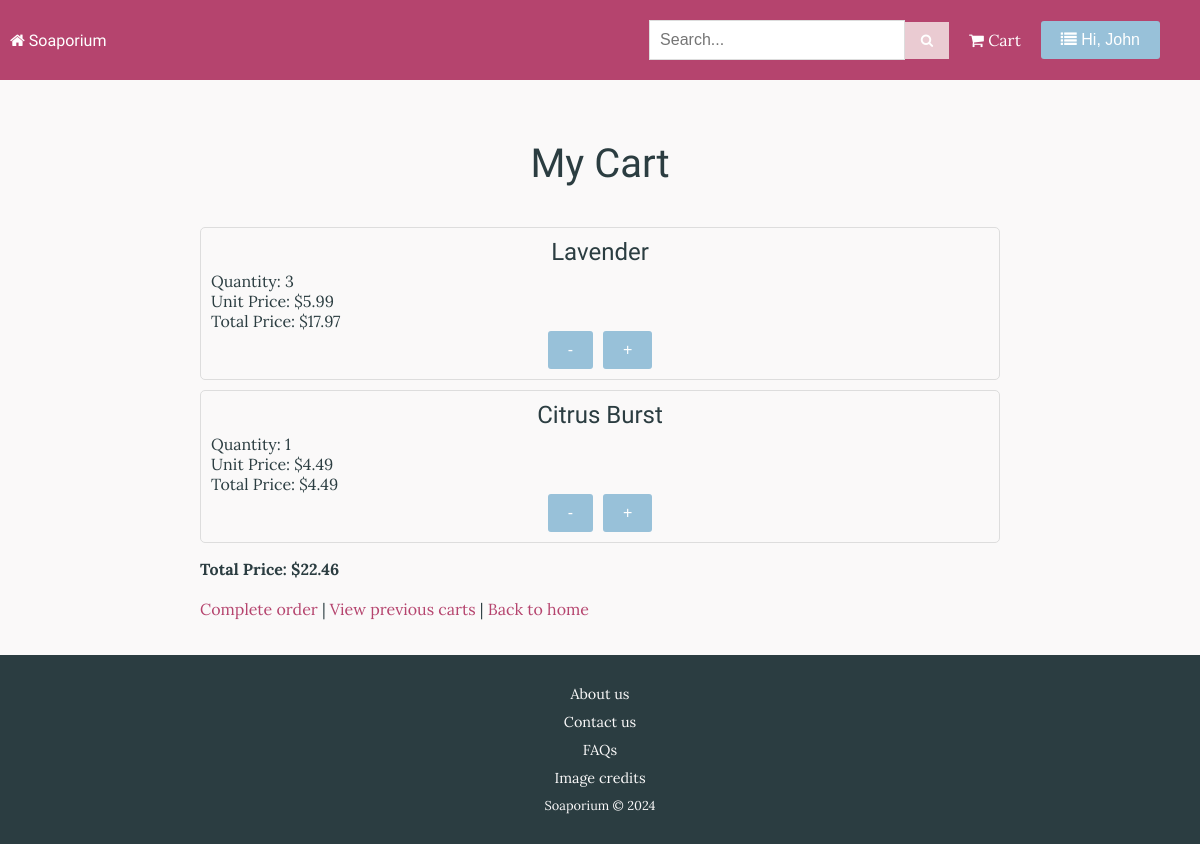
The page /view_current_cart (signed in) on the database as committed earlier.
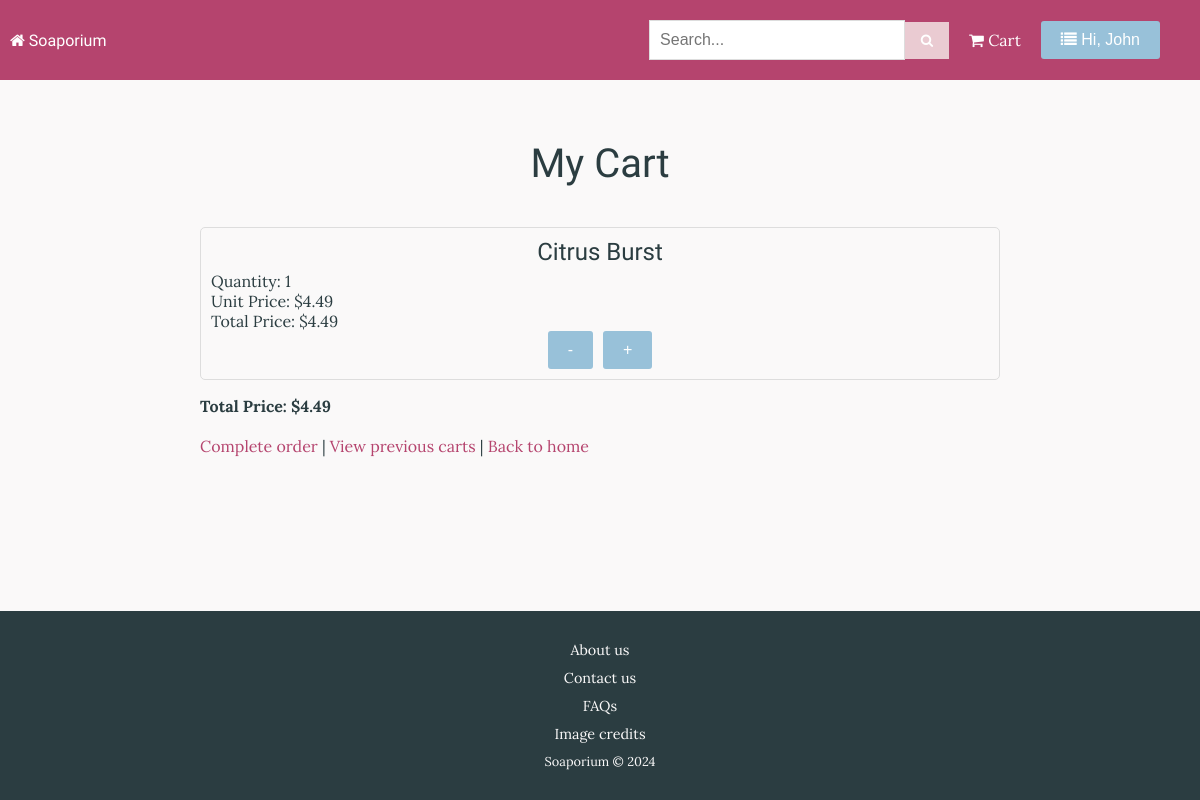
The same page on the database as committed later.
### tables this page shows
CREATE TABLE User (userid INTEGER PRIMARY KEY AUTOINCREMENT, fname TEXT NOT NULL, lname TEXT NOT NULL, housenum INTEGER, street TEXT, suburb TEXT, town TEXT, region TEXT, country TEXT, postcode INTEGER, email TEXT NOT NULL, password TEXT NOT NULL);

CREATE TABLE CartItem (soapid INTEGER REFERENCES Soap (soapid), cartid INTEGER, quantity INTEGER);

CREATE TABLE Soap (soapid INTEGER PRIMARY KEY AUTOINCREMENT, name TEXT NOT NULL, description TEXT, price REAL NOT NULL, picture TEXT, is_featured INTEGER);

### routes.py (the view, shortened to what this page needs)
@app.route("/view_current_cart")
def view_current_cart():
    userid = session.get("userid")
    if not userid:
        flash("Please log in to view your cart", 'message')
        return redirect(url_for("login"))
    sql = "SELECT cartid FROM Cart WHERE userid = ? AND status = 'open'"
    cartid = execute_query(sql, (userid,), True, False, False)
    if cartid:
        cartid = cartid[0]
    sql = """
        SELECT Soap.soapid AS soapid,
               Soap.name AS soap_name,
               Soap.price AS unit_price,
               CartItem.quantity AS soap_quantity
        FROM CartItem
        JOIN Soap ON Soap.soapid = CartItem.soapid
        WHERE CartItem.cartid = ?
        """
    cart_items = execute_query(sql, (cartid,), False, True, False)
    total_price = sum(
        item[2] * item[3]  # item[2] is unit_price, item[3] is soap_quantity
        for item in cart_items
    )
    total_price = "{:.2f}".format(total_price)
    formatted_cart_items = [
        {
            "soapid": item[0],
            "soap_name": item[1],
            "unit_price": "{:.2f}".format(item[2]),
            "soap_quantity": item[3],
            "total_unit_price": "{:.2f}".format(item[2] * item[3])
        }
        for item in cart_items
    ]
    return render_template(
        "cart.html",
        cart_items=formatted_cart_items,
        total_price=total_price,
        cartid=cartid
    )

### routes.py (called while the page is built)
def execute_query(sql, params=(), fetchone=False,
                  fetchall=False, commit=False):
    connection = sqlite3.connect("Soap.db")
    cursor = connection.cursor()
    result = None
    try:
        cursor.execute(sql, params)
        if commit:
            connection.commit()
        if fetchone:
            result = cursor.fetchone()
        elif fetchall:
            result = cursor.fetchall()
    except sqlite3.Error as e:
        app.logger.error(f"Database error: {e}")
        raise
    finally:
        connection.close()
    return result

@app.context_processor
def inject_user_firstname():
    user_firstname = None
    userid = session.get("userid")
    if userid:
        sql = "SELECT fname FROM User WHERE userid = ?"
        user = execute_query(sql, (userid,), True, False, False)
        if user:
            user_firstname = user[0]
    return dict(user_firstname=user_firstname)

### templates/cart.html (shortened to what this page needs)
{% extends "layout.html" %}
{% block content %}
<div class="cart-container">
    <h1>My Cart</h1>
    {% if cart_items and cart_items|length > 0 %}
    <ul>
        {% for item in cart_items %}
        <li class="cart-item">
            <h2>{{ item.soap_name }}</h2>
            <p>Quantity: {{ item.soap_quantity }}</p>
            <p>Unit Price: ${{ item.unit_price }}</p>
            <p>Total Price: ${{ item.total_unit_price }}</p>
            <div class="cart-quantity">
                    <form action="{{ url_for('decrease_quantity', soapid=item.soapid) }}" method="POST">
                        <button type="submit" class="quantity-button decrease-quantity">-</button>
                    </form>
                    <form action="{{ url_for('add_to_cart') }}" method="POST">
                        <button type="submit" class="quantity-button increase-quantity">+</button>
                    </form>
                </div>
        </li>
        {% endfor %}
    </ul>
    <p class="total-price">Total Price: ${{ total_price }}</p>
    {% else %}
    <p>Your cart is empty</p>
    {% endif %}
    <div class="cart-navigation">
        <p>
        <a href="{{ url_for('complete_order', cartid=cartid) }}">Complete order</a> |
        <a href="{{ url_for('previous_carts') }}">View previous carts</a> |
        <a href="{{ url_for('home') }}">Back to home</a>
        </p>
    </div>
</div>
{% endblock %}

### templates/layout.html (shortened to what this page needs)
<!DOCTYPE html>
<html lang="en">
<head>
    <link rel="stylesheet" href="{{ url_for('static', filename='styles.css') }}">
    <link rel="stylesheet" href="https://cdnjs.cloudflare.com/ajax/libs/font-awesome/4.7.0/css/font-awesome.min.css">
</head>
<body>
    <div class="top-bar">
        <a href="{{ url_for('home') }}" class="home-link"><i class="fa fa-home"></i> Soaporium</a>
        <nav class="navbar">
            <ul class="nav-links">
                <li class="search-bar">
                    <form action="{{ url_for('search') }}" method="get">
                        <div class="input-wrapper">
                            <input type="text" name="search_term" placeholder="Search...">
                            <button type="submit"><i class="fa fa-search"></i></button>
                        </div>
                    </form>
                </li>
                {% if session.get("userid") %}
                <li><a href="{{ url_for('view_current_cart') }}"><i class="fa fa-shopping-cart"></i> Cart</a></li>
                <li class="user-dropdown">
                    <button class="user-dropdown-btn"><i class="fa fa-list"></i> Hi, {{ user_firstname }}</i></button>
                </li>
                {% else %}
                <li><a href="{{ url_for('login') }}">Login</a></li>
                <li><a href="{{ url_for('signup') }}">Sign up</a></li>
                {% endif %}
            </ul>
        </nav>
    </div>
    <div class="content">
        {% block content %}{% endblock %}
    </div>
    <div class="footer">
        <div class="footer links">
            <p><a href="{{ url_for('about') }}">About us</a></p>
            <p><a href="{{ url_for('customer_service') }}">Contact us</a></p>
            <p><a href="{{ url_for('faqs')}}">FAQs</a></p>
            <p><a href="{{ url_for('credit') }}">Image credits</a></p>
            <p>Soaporium &COPY; 2024</p>
        </div>
    </div>
</body>
</html>

### static/styles.css (style rules this page uses)
body { font-family: 'Lora', serif; background-color: #faf9f9; color: #2b3d41; display: flex; flex-direction: column; min-height: 100vh; }
html, body { height: 100%; margin: 0; padding: 0; }
h1, h2, h3, h4, h5, h6, .home-link { font-family: "Gorditas", cursive; font-weight: 400; text-align: center; }
ul, li { list-style-type: none; margin: 0; padding: 0; }
.top-bar, .navbar { background-color: #b5446e; color: #fff; padding: 10px; display: flex; justify-content: space-between; align-items: center; position: sticky; top: 0; z-index: 1; }
.nav-links { display: flex; align-items: center; flex-wrap: wrap; }
.nav-links li { margin-right: 20px; }
.nav-links a, .home-link { color: #fff; text-decoration: none; font-weight: 400; }
.search-bar { max-width: 300px; }
input[type="text"], input[type="password"] { padding: 10px; font-size: 16px; border: 1px solid #ddd; width: 100%; box-sizing: border-box; }
.input-wrapper, .update-form { display: flex; align-items: center; width: 100%; }
.input-wrapper input { flex-grow: 1; padding-right: 40px; }
.input-wrapper button { padding: 10px 15px; background-color: #eacbd2; color: #fff; border: 1px solid #eacbd2; cursor: pointer; }
.footer { background-color: #2b3d41; color: #faf9f9; text-align: center; padding: 10px 0; width: 100%; bottom: 0; margin-top: auto; }
.footer a { color: #faf9f9; text-decoration: none; margin: 0 10px; font-size: 0.9rem; }
.footer p { margin: 10px 0; font-size: 0.8rem; }
.add-to-cart, .user-dropdown-btn, .cancel-button, .update-button, .quantity-button, .confirm-delete-button { display: inline-block; padding: 10px 20px; font-size: 16px; background-color: #98c1d9; color: #fff; border: none; border-radius: 3px; cursor: pointer; text-decoration: none; }
.cart-quantity { display: flex; align-items: center; justify-content: center; gap: 10px; }
.cart-container { max-width: 800px; margin: 0 auto; padding: 20px; }
.cart-item { border: 1px solid #ddd; border-radius: 5px; padding: 10px; margin-bottom: 10px; background-color: #faf9f9; }
.cart-item h2 { margin: 0 0 5px; }
.cart-item p { margin: 0; }
.total-price { font-weight: bold; }
.cart-navigation { margin-top: 20px; }
.cart-navigation a { text-decoration: none; color: #b5446e; }
.cart-navigation p { text-decoration: none; border-radius: 5px; }
.user-dropdown { position: relative; }
.user-dropdown-btn { padding: 10px 20px; font-size: 16px; background-color: #98c1d9; color: #fff; border: none; border-radius: 3px; cursor: pointer; text-decoration: none; display: inline-block; }
.about-page h1, .faqs-page h1, .contact-form-container h1, .cart-container h1, .error-container h1, .credit-page h1 { font-size: 2.5em; text-align: center; margin-top: 1em; margin-bottom: 1em; }

Rows that differ between the two databases and show on the page:
removed CartItem: soap_name "Lavender", soap_quantity "3", unit_price "5.99", total_unit_price "17.97"
Other text that changed with them:
{{ total_price }}: "22.46" → "4.49"
